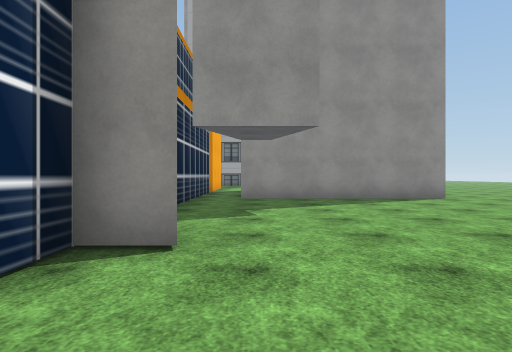
View 1 (above)

24 first-person views from a walk through a Unity game level. The camera is 1.2 m above the floor, looks level and sees 75° across. The floor is counted in squares, 2 m on a side. Each view is taken from the middle of a square. On the plan, view 1 faces up. The plan holds only what a view shows up to about 10 squares ahead; the rest is blank. The place goes on beyond the plan. Some surface patterns are stand-ins.

View 2
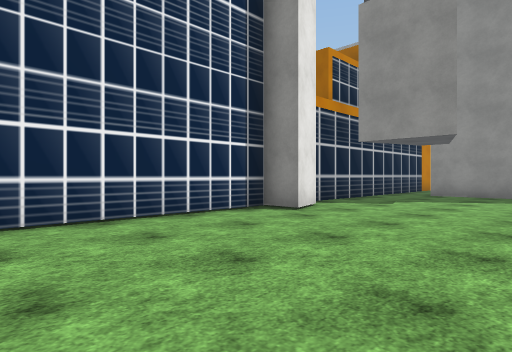

View 3
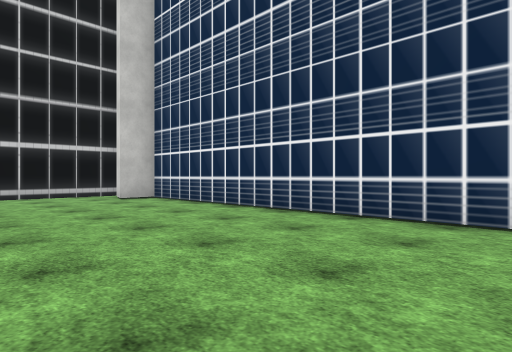

View 4
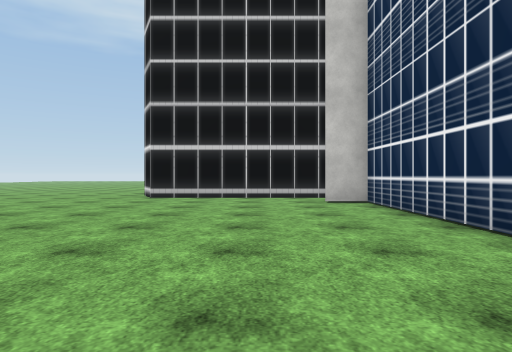

View 5
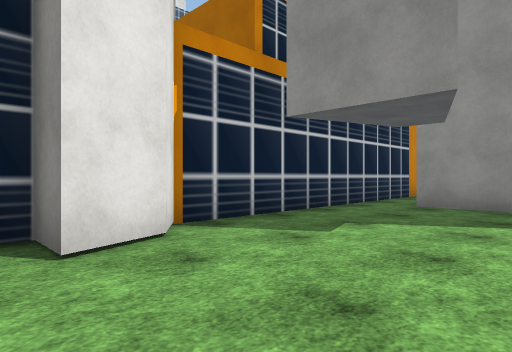

View 6
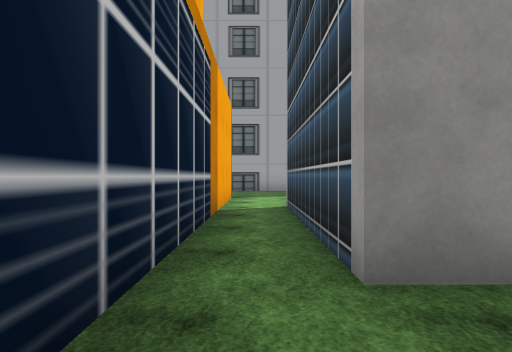

View 7
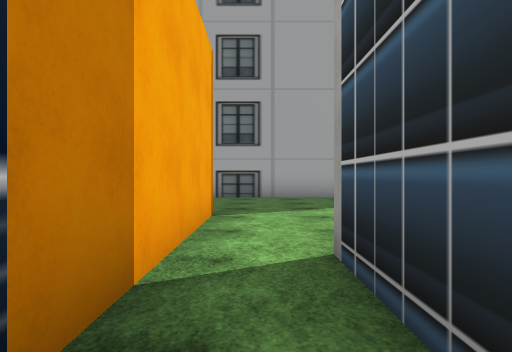

View 8
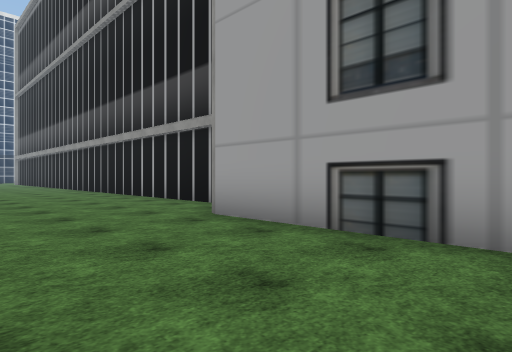

View 9
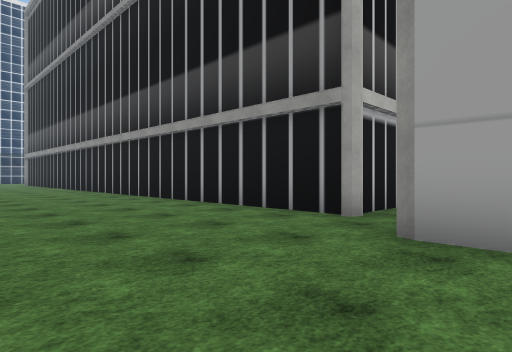

View 10
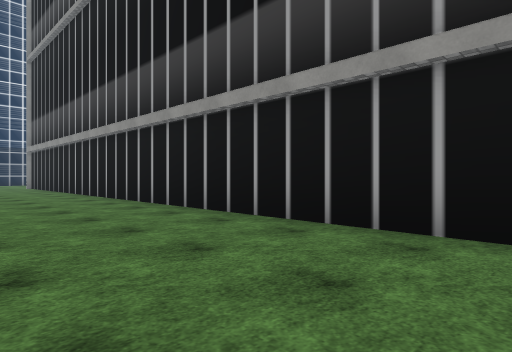

View 11
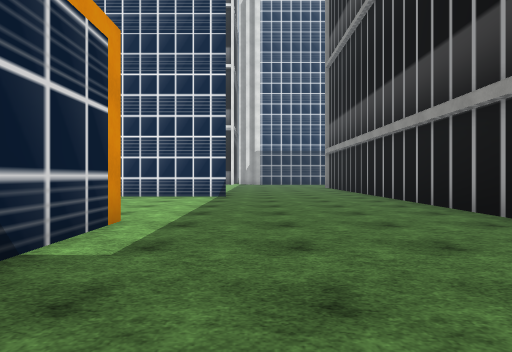

View 12
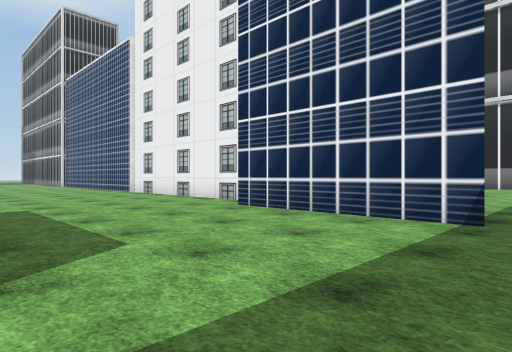

View 13
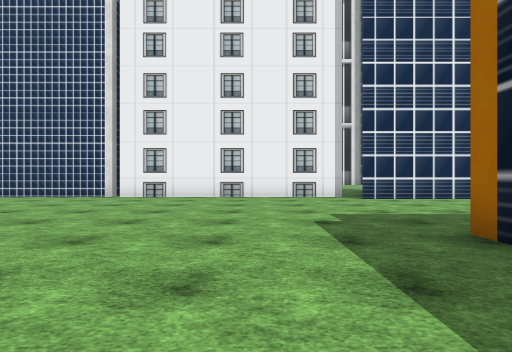

View 14
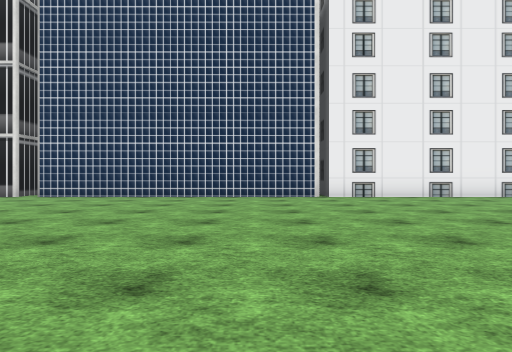

View 15
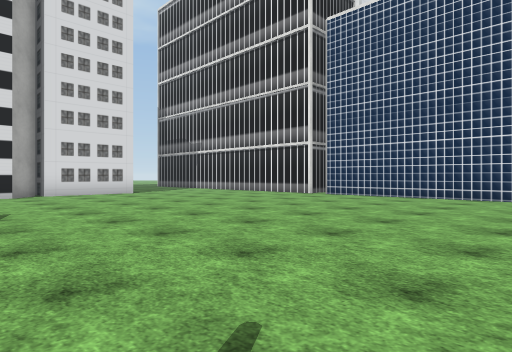

View 16
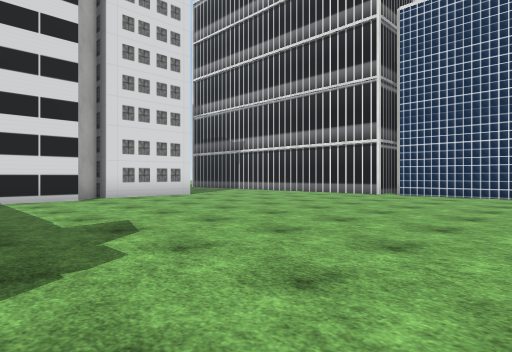

View 17
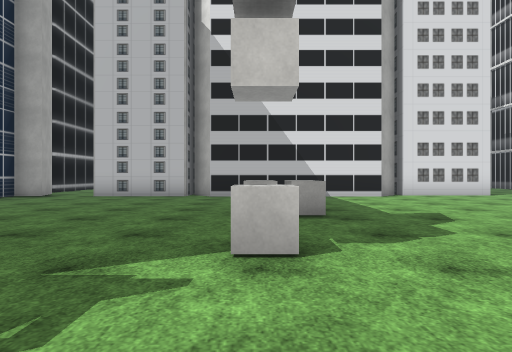

View 18
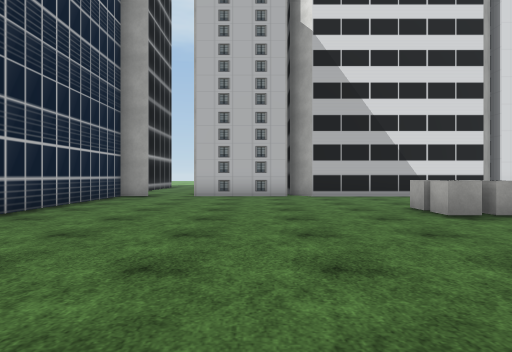

View 19
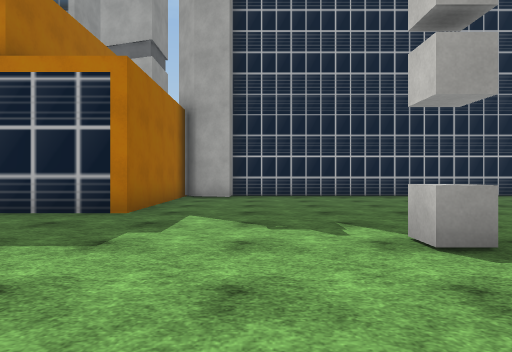

View 20
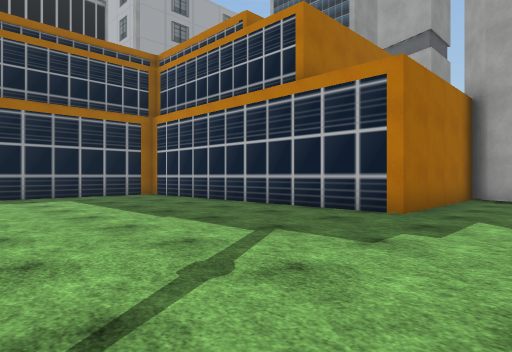

View 21
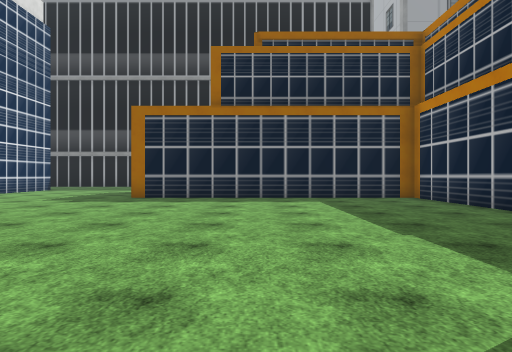

View 22
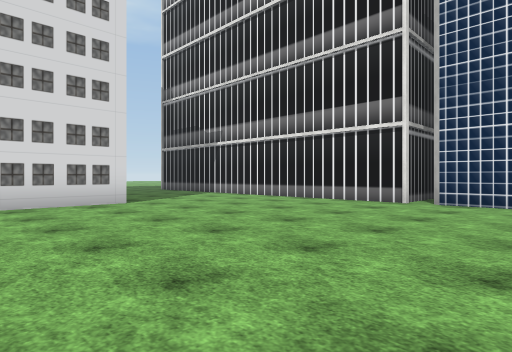

View 23
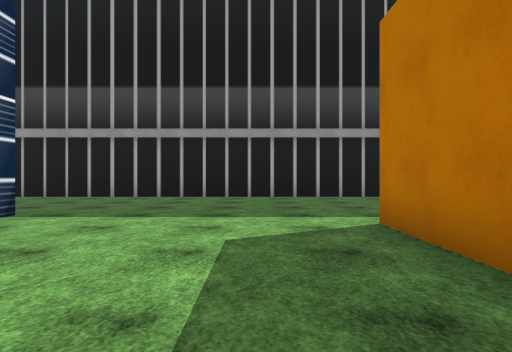

View 24
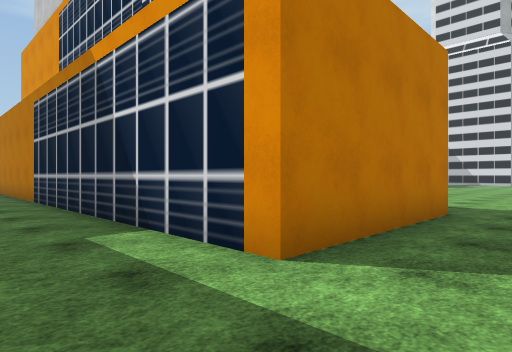

### Floor plan
Points are (right, up) in squares from view 1. A wall is a line through its corners. A room is listed if a view was taken in it or the views show most of it. See-through windows are left out.
Room 1 (views 1, 2, 3, 4, 5, 6, 7)
walls: (3.5, 8.8) (-0.4, 8.8) (-0.4, 13.6); (-1, -8.2) (3.5, -8.2); (-1.7, 13.6) (-1.7, 4.2) (-1, 3.7) (-0.6, 2.7) (-1.5, 2.7) (-1.5, -6.4) (-0.5, -6.4) (-0.8, -7.3)
ways out: opening at (-1, 14) to room 2
Room 2 (views 8, 9, 10, 11, 12, 13, 14, 15, 16, 17, 18, 19, 20, 21, 22, 23, 24)
walls: (-4.1, 2.7) (-3.7, 3.7); (-3.2, 4.1) (-7.6, 4.1) (-7.6, 12.2) (-15.4, 12.2) (-15.4, 16.2) (-4.8, 16.2); (-21.6, 5.8) (-21.6, -2.2); (-21.6, 12.5) (-21.6, 6); (-20.7, 17.1) (-20.7, 12.8); (-1.7, 16.1) (-1.7, 13.6); (-21.6, -2.9) (-21.6, -6.6); (-5.6, 21.6) (-22.5, 21.6); (-7.9, -6.8) (-5.2, -6.8); (-14.3, -7.4) (-13.7, -6.8) (-8.6, -6.8); (-5.6, 22.5) (-5.6, 22); (-17.2, -7.2) (-14.5, -7.2); (-4, -6.4) (-3.2, -6.4) (-3.2, 2.7); (1.2, 20.3) (-4.2, 20.3)
ways out: opening at (-1, 14) to room 1; opening at (-19, -7); gap at (-4, -7)
objects: other object (-11, -3); white cube (-11, -2); white cube (-10, -3); white cube (-10, -2); white cube (-10, 0)

Where each view was taken, in squares from view 1:
view 1: 0 up, 0 right, facing up
view 2: 2 down, 3 right, facing up-left
view 3: 2 up, 3 right, facing down-left
view 4: 1 up, 1 right, facing down
view 5: 2 up, 2 right, facing up-left
view 6: 7 up, 1 left, facing up
view 7: 11 up, 1 left, facing up
view 8: 17 up, 0 right, facing up-left
view 9: 17 up, 3 left, facing up-left
view 10: 18 up, 9 left, facing up-left
view 11: 18 up, 11 left, facing left
view 12: 18 up, 16 left, facing down-left
view 13: 10 up, 12 left, facing left
view 14: 4 up, 12 left, facing left
view 15: 4 up, 12 left, facing down-left
view 16: 2 up, 11 left, facing down-left
view 17: 3 up, 10 left, facing down
view 18: 3 up, 7 left, facing down
view 19: 2 up, 13 left, facing right
view 20: 2 up, 13 left, facing up-right
view 21: 3 up, 12 left, facing up
view 22: 0 up, 14 left, facing down-left
view 23: 12 up, 17 left, facing up
view 24: 18 up, 17 left, facing down-right
